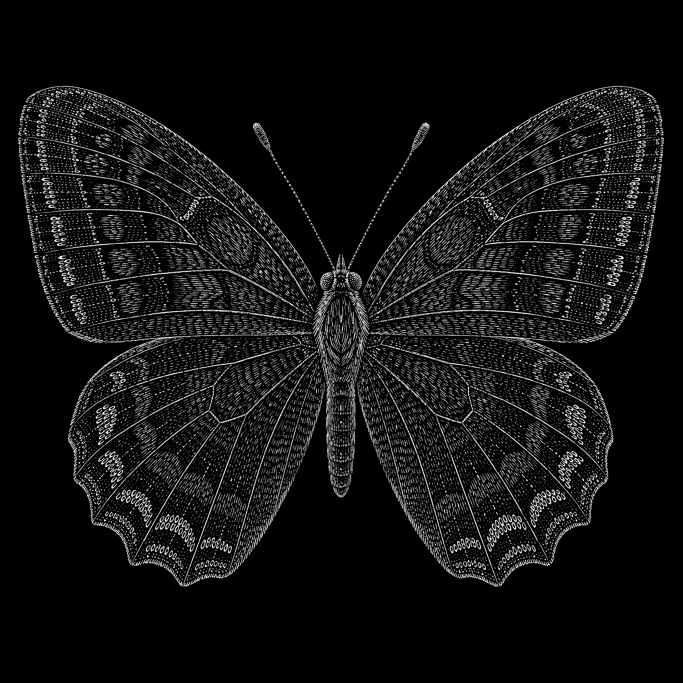
#> input picture input/butterfly.png, 2048 x 2048 px (shown at 1/3 size)
$ python sweep_butterfly_4x4_period.py --output-dir out
#> lines starting #> are read from the running program, lines starting #| are printed output that depends on the picture
### coding/python/analyze_butterfly_4x4_orders.py
import argparse
import csv
import json
import math
import sys
from collections import defaultdict
from pathlib import Path

import matplotlib
import numpy as np
from PIL import Image

matplotlib.use("Agg")
import matplotlib.pyplot as plt


ROOT = Path(__file__).resolve().parents[2]
sys.path.insert(0, str(Path(__file__).resolve().parent))
from search_circular_6x6_orders import (  # noqa: E402
    conjugate_pair_count,
    group_metadata,
    incidence_angles,
    primitive_direction,
    propagation,
    transform_indices,
)


# [12 lines left out: function parse_args, not called in this run]


def order_grid(m_start, n_start, size=4):
    return np.asarray(
        [[(m_start + row, n_start + column) for column in range(size)] for row in range(size)],
        dtype=np.int16,
    )


def tile_complexity(gray, size=4):
#> called with size = 4
    image = gray.astype(np.float64) / 255.0
    y_edges = np.linspace(0, image.shape[0], size + 1, dtype=int)
#> y_edges = [0, 512, 1024, 1536, 2048]
    x_edges = np.linspace(0, image.shape[1], size + 1, dtype=int)
#> x_edges = [0, 512, 1024, 1536, 2048]
    density = np.zeros((size, size), dtype=float)
    edge_tv = np.zeros((size, size), dtype=float)
    for row in range(size):
        for column in range(size):
            tile = image[
                y_edges[row] : y_edges[row + 1],
                x_edges[column] : x_edges[column + 1],
            ]
            density[row, column] = float(tile.mean())
            edge_tv[row, column] = float(
                (
                    np.abs(np.diff(tile, axis=0)).sum()
                    + np.abs(np.diff(tile, axis=1)).sum()
                )
                / tile.size
            )
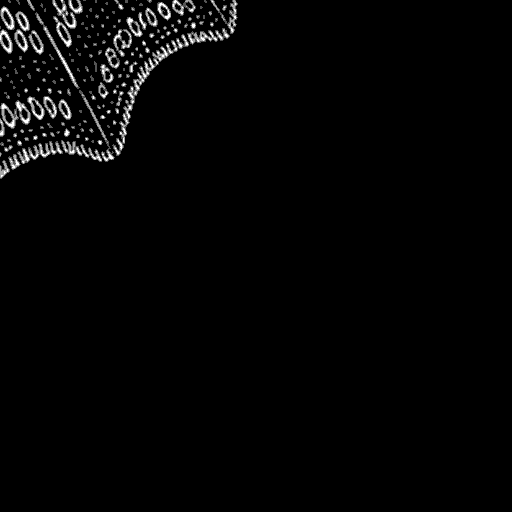
#> tile: shape (512, 512) float64; min 0, max 1, mean 0.0195
#> after the loop, density = [[0.0589, 0.0102, 0.0108, 0.0577], [0.105, 0.126, 0.129, 0.105], [0.0781, 0.126, 0.128, 0.078], [0.0203, 0.0351, 0.037, 0.0195]]; edge_tv = [[0.064, 0.0111, 0.0119, 0.0634], [0.104, 0.134, 0.138, 0.105], [0.0862, 0.138, 0.14, 0.0846], [0.0208, 0.0364, 0.037, 0.02]]
    density_n = density / density.max()
#> density_n = [[0.455, 0.0787, 0.0838, 0.446], [0.809, 0.978, 1, 0.816], [0.604, 0.976, 0.989, 0.604], [0.157, 0.272, 0.287, 0.151]]
    edge_tv_n = edge_tv / edge_tv.max()
#> edge_tv_n = [[0.457, 0.0792, 0.0853, 0.453], [0.747, 0.955, 0.986, 0.749], [0.616, 0.99, 1, 0.605], [0.148, 0.261, 0.264, 0.143]]
    complexity = 0.5 * density_n + 0.5 * edge_tv_n
#> complexity = [[0.456, 0.079, 0.0846, 0.45], [0.778, 0.967, 0.993, 0.783], [0.61, 0.983, 0.994, 0.604], [0.153, 0.266, 0.275, 0.147]]
    return density, edge_tv, density_n, edge_tv_n, complexity


# [42 lines left out: functions candidate_shifts, choose_shift, best_common_incidence, not called in this run]


def theory_full_propagation(orders, wavelength_nm, period_nm):
    step = wavelength_nm / period_nm
    center_order = orders.reshape(-1, 2).mean(axis=0)
    desired = -center_order * step
    shift = desired / max(1.0, float(np.linalg.norm(desired)))
    output, radii, captured = propagation(orders, shift, wavelength_nm, period_nm)
    theta_i, phi_i = incidence_angles(shift)
    return {
        "shift": shift,
        "output": output,
        "radii": radii,
        "captured": captured,
        "theta_i_deg": theta_i,
        "phi_i_deg": phi_i,
        "propagating_count": int(captured.sum()),
        "minimum_margin": float(1 - radii.max()),
    }


def mapping_metrics(complexity, top8, top4, orders, index_map, transform):
    _groups, group_sizes, descriptions = group_metadata(orders)
    assigned = complexity.ravel()[index_map]
    assigned_top8 = top8.ravel()[index_map]
    assigned_top4 = top4.ravel()[index_map]
    partners = group_sizes - 1
    axes = (orders[:, :, 0] == 0) | (orders[:, :, 1] == 0)
    weighted = float(np.sum(assigned * partners))
    axis_weighted = float(np.sum(assigned[axes] * partners[axes]))
    top8_weighted = float(np.sum(assigned[assigned_top8] * partners[assigned_top8]))
    score = weighted + 4 * axis_weighted + top8_weighted
    return {
        "transform": transform,
        "coupling_score": score,
        "weighted_multiple_burden": weighted,
        "axis_weighted_burden": axis_weighted,
        "top8_weighted_burden": top8_weighted,
        "top8_without_multiple": int(np.sum(assigned_top8 & (group_sizes == 1))),
        "top4_without_multiple": int(np.sum(assigned_top4 & (group_sizes == 1))),
        "high_complexity_axis_group4": int(
            np.sum(assigned_top8 & axes & (group_sizes == 4))
        ),
        "largest_group_size": int(group_sizes.max()),
        "assigned": assigned,
        "assigned_top8": assigned_top8,
        "assigned_top4": assigned_top4,
        "group_sizes": group_sizes,
        "group_descriptions": descriptions,
        "index_map": index_map,
    }


# [88 lines left out: functions symmetry_class, search, not called in this run]


def cell_overlap(center, step, samples=301):
    axis = np.linspace(-step / 2, step / 2, samples)
    xx, yy = np.meshgrid(axis + center[0], axis + center[1], indexing="xy")
    radius = np.hypot(xx, yy)
    inside = radius <= 1
    if not inside.any():
        return 0.0, math.nan, math.nan
    theta = np.degrees(np.arcsin(np.clip(radius[inside], 0, 1)))
    return float(inside.mean()), float(theta.min()), float(theta.max())


def selected_order_rows(
    recommended, details, complexity, wavelength_nm, period_nm, detail_index=2
):
    key = (recommended["m_start"], recommended["n_start"])
    selected_details = details[key]
    orders, mapping, physical = (
        selected_details[0],
        selected_details[1],
        selected_details[detail_index],
    )
    step = wavelength_nm / period_nm
    rows = []
    for grid_row in range(4):
        for grid_column in range(4):
            m, n = map(int, orders[grid_row, grid_column])
            flat = int(mapping["index_map"][grid_row, grid_column])
            source_row, source_column = divmod(flat, 4)
            ux, uy = map(float, physical["output"][grid_row * 4 + grid_column])
            radius = float(physical["radii"][grid_row * 4 + grid_column])
            propagating = bool(physical["captured"][grid_row * 4 + grid_column])
            overlap, theta_min, theta_max = cell_overlap((ux, uy), step)
            primitive_m, primitive_n = primitive_direction(m, n)
            rows.append(
                {
                    "order_grid_row": grid_row + 1,
                    "order_grid_column": grid_column + 1,
                    "source_tile_row": source_row + 1,
                    "source_tile_column": source_column + 1,
                    "m": m,
                    "n": n,
                    "complexity": float(complexity[source_row, source_column]),
                    "primitive_m": primitive_m,
                    "primitive_n": primitive_n,
                    "multiple_group_size": int(mapping["group_sizes"][grid_row, grid_column]),
                    "multiple_coupling_degree": int(
                        mapping["group_sizes"][grid_row, grid_column] - 1
                    ),
                    "multiple_group": mapping["group_descriptions"][grid_row, grid_column],
                    "on_axis": m == 0 or n == 0,
                    "ux": ux,
                    "uy": uy,
                    "u_radius": radius,
                    "uz": math.sqrt(max(0.0, 1 - radius * radius)) if propagating else math.nan,
                    "theta_out_deg": math.degrees(math.asin(radius)) if propagating else math.nan,
                    "phi_out_deg": math.degrees(math.atan2(uy, ux)),
                    "propagating": propagating,
                    "air_margin": 1 - radius,
                    "cell_ux_min": ux - step / 2,
                    "cell_ux_max": ux + step / 2,
                    "cell_uy_min": uy - step / 2,
                    "cell_uy_max": uy + step / 2,
                    "cell_air_circle_overlap_fraction": overlap,
                    "cell_theta_min_deg": theta_min,
                    "cell_theta_max_deg": theta_max,
                }
            )
    return rows


def write_csv(path, rows):
    with path.open("w", newline="", encoding="utf-8-sig") as handle:
        writer = csv.DictWriter(handle, fieldnames=list(rows[0]))
        writer.writeheader()
        writer.writerows(rows)


# [200 lines left out: functions plot_complexity, plot_order_map, main, not called in this run]


# [2 lines that do not run on import are left out]

### coding/python/search_circular_6x6_orders.py
import argparse
import csv
import json
import math
from collections import defaultdict
from pathlib import Path

import matplotlib
import numpy as np
from PIL import Image

matplotlib.use("Agg")
import matplotlib.pyplot as plt


PAPER_23_ORDERS = np.asarray(
    [(m, n) for n in range(3, -4, -1) for m in (-3, -2, -1)]
    + [(0, 2), (0, 1)],
    dtype=np.int16,
)


# [15 lines left out: function parse_args, not called in this run]


def transform_indices(size):
    base = np.arange(size * size).reshape(size, size)
    return {
        "identity": base,
        "rot90_ccw": np.rot90(base, 1),
        "rot180": np.rot90(base, 2),
        "rot270_ccw": np.rot90(base, 3),
        "mirror_lr": np.fliplr(base),
        "mirror_ud": np.flipud(base),
        "transpose": base.T,
        "anti_transpose": np.fliplr(np.flipud(base)).T,
    }


# [21 lines left out: function tile_complexity, not called in this run]


def primitive_direction(m, n):
    divisor = math.gcd(abs(int(m)), abs(int(n)))
    if divisor == 0:
        return 0, 0
    return int(m) // divisor, int(n) // divisor


# [5 lines left out: function order_grid, not called in this run]


def group_metadata(orders):
    groups = defaultdict(list)
    for row in range(orders.shape[0]):
        for column in range(orders.shape[1]):
            m, n = map(int, orders[row, column])
            groups[primitive_direction(m, n)].append((row, column, m, n))
    sizes = np.zeros(orders.shape[:2], dtype=np.int16)
    descriptions = np.empty(orders.shape[:2], dtype=object)
    for members in groups.values():
        text = ";".join(f"({m},{n})" for _r, _c, m, n in members)
        for row, column, _m, _n in members:
            sizes[row, column] = len(members)
            descriptions[row, column] = text
    return groups, sizes, descriptions


def conjugate_pair_count(orders):
    flat = {tuple(map(int, item)) for item in orders.reshape(-1, 2)}
    return sum((m, n) != (0, 0) and (-m, -n) in flat for m, n in flat) // 2


# [4 lines left out: function centered_incidence, not called in this run]


def propagation(orders, shift, wavelength_nm, period_nm):
    points = orders.reshape(-1, 2).astype(float) * (wavelength_nm / period_nm)
    output = points + np.asarray(shift, dtype=float)
    radii = np.linalg.norm(output, axis=1)
    captured = radii <= 1.0 + 1e-12
    return output, radii, captured


def incidence_angles(shift):
    radius = float(np.linalg.norm(shift))
    if radius > 1 + 1e-10:
        return float("nan"), float("nan")
    theta = math.degrees(math.asin(min(1.0, radius)))
    phi = math.degrees(math.atan2(float(shift[1]), float(shift[0])))
    return theta, phi


# [506 lines left out: functions best_common_incidence, evaluate_mapping, candidate_rows, write_csv, plot_complexity, plot_candidates and 6 more, not called in this run]


# [2 lines that do not run on import are left out]

### coding/python/sweep_butterfly_4x4_period.py
import argparse
import csv
import json
import math
import sys
from pathlib import Path

import numpy as np
from PIL import Image


ROOT = Path(__file__).resolve().parents[2]
sys.path.insert(0, str(Path(__file__).resolve().parent))
from analyze_butterfly_4x4_orders import (  # noqa: E402
    mapping_metrics,
    order_grid,
    selected_order_rows,
    theory_full_propagation,
    tile_complexity,
    transform_indices,
    write_csv,
)


PERIODS_NM = [850, 1000, 1100, 1200, 1224, 1250, 1300, 1358, 1400,
              1500, 1600, 1700, 1800, 1900, 2000, 2200, 2400]


def parse_args():
    parser = argparse.ArgumentParser(description="扫描蝴蝶4x4级次的有效衍射周期。")
    parser.add_argument("--input-file", type=Path, default=ROOT / "input/butterfly.png")
    parser.add_argument("--output-dir", type=Path, required=True)
    parser.add_argument("--wavelength-nm", type=float, default=480.0)
    return parser.parse_args()


def centered_metrics(m_start, n_start, period_nm, wavelength_nm):
    orders = order_grid(m_start, n_start)
    result = theory_full_propagation(orders, wavelength_nm, period_nm)
    step = wavelength_nm / period_nm
    desired_shift = -orders.reshape(-1, 2).mean(axis=0) * step
    centered_feasible = float(np.linalg.norm(desired_shift)) <= 1 + 1e-12
    # A local cell extends half a period beyond each outer order center.  When
    # the order square is exactly centered, the full 4x4 spectral square has
    # corner radius 2*sqrt(2)*lambda/P.
    if centered_feasible:
        incident_mode = "exactly_centered"
    else:
        incident_mode = "radially_projected_to_grazing"
    cell_corner_offsets = np.asarray(
        [[sx * step / 2, sy * step / 2] for sx in (-1, 1) for sy in (-1, 1)]
    )
    centers = result["output"]
    maximum_cell_corner_radius = max(
        float(np.linalg.norm(center + offset))
        for center in centers
        for offset in cell_corner_offsets
    )
    full_cell_square_inside = maximum_cell_corner_radius <= 1 + 1e-12
    fov = 2 * math.degrees(math.asin(min(1.0, 2 * step)))
    return {
        "period_nm": period_nm,
        "order_m_range": f"{m_start}..{m_start + 3}",
        "order_n_range": f"{n_start}..{n_start + 3}",
        "step_lambda_over_P": step,
        "centered_incident_norm": float(np.linalg.norm(desired_shift)),
        "centered_incidence_feasible": centered_feasible,
        "incident_mode": incident_mode,
        "theta_i_deg": result["theta_i_deg"],
        "phi_i_deg": result["phi_i_deg"],
        "propagating_centers": result["propagating_count"],
        "minimum_center_margin": result["minimum_margin"],
        "full_4x4_cell_square_inside_air_circle": full_cell_square_inside,
        "maximum_cell_corner_radius": maximum_cell_corner_radius,
        "circular_fov_deg": fov,
    }, result


def mapping_for(complexity, orders, transform):
    rank = np.argsort(complexity.ravel())[::-1]
    top8 = np.zeros(16, dtype=bool)
    top4 = np.zeros(16, dtype=bool)
    top8[rank[:8]] = True
    top4[rank[:4]] = True
    return mapping_metrics(
        complexity,
        top8.reshape(4, 4),
        top4.reshape(4, 4),
        orders,
        transform_indices(4)[transform],
        transform,
    )


def main():
    args = parse_args()
    args.output_dir.mkdir(parents=True, exist_ok=False)
    gray = np.asarray(Image.open(args.input_file).convert("L"))
    complexity = tile_complexity(gray)[-1]
    strategies = [
        ("high_fov_one_axis", -2, 1, "rot90_ccw"),
        ("axis_free", 1, 1, "rot180"),
    ]
    sweep_rows = []
    p2000_summary = []
    for name, m_start, n_start, transform in strategies:
        orders = order_grid(m_start, n_start)
        mapping = mapping_for(complexity, orders, transform)
        details = {(m_start, n_start): (orders, mapping, None, None)}
        for period in PERIODS_NM:
            row, result = centered_metrics(m_start, n_start, period, args.wavelength_nm)
            row["strategy"] = name
            row["transform"] = transform
            row["axis_order_count"] = int(np.sum((orders[:, :, 0] == 0) | (orders[:, :, 1] == 0)))
            row["top4_without_multiple"] = mapping["top4_without_multiple"]
            row["largest_multiple_group"] = mapping["largest_group_size"]
            sweep_rows.append(row)
            if period == 2000:
                details[(m_start, n_start)] = (orders, mapping, result, result)
                recommended = {"m_start": m_start, "n_start": n_start}
                order_rows = selected_order_rows(
                    recommended, details, complexity, args.wavelength_nm, period, detail_index=2
                )
                write_csv(args.output_dir / f"{name}_P2000_order_data.csv", order_rows)
                p2000_summary.append({**row, "coupling_score": mapping["coupling_score"]})
#> this loop made 2 passes
#> rank in mapping_for on passes 1 to 2: [10, 6, 9, 5, 7, 4, 8, 11, 0, 3, 14, 13, 12, 15, 2, 1], [10, 6, 9, 5, 7, 4, 8, 11, 0, 3, 14, 13, 12, 15, 2, 1]
#> after the loop, p2000_summary = 2 items; sweep_rows = 34 items
    write_csv(args.output_dir / "period_sweep.csv", sweep_rows)
    with (args.output_dir / "summary.json").open("w", encoding="utf-8") as handle:
        json.dump(
            {
                "wavelength_nm": args.wavelength_nm,
                "periods_nm": PERIODS_NM,
                "p2000": p2000_summary,
                "thresholds_nm": {
                    "one_axis_exact_centering": args.wavelength_nm * math.sqrt(6.5),
                    "one_axis_full_cells_when_centered": 2 * math.sqrt(2) * args.wavelength_nm,
                    "axis_free_all_centers_at_grazing": 2 * math.sqrt(2) * args.wavelength_nm,
                    "axis_free_full_cells_at_grazing": 2.25 * math.sqrt(2) * args.wavelength_nm,
                    "axis_free_exact_centering": args.wavelength_nm * math.sqrt(12.5),
                },
            },
            handle,
            ensure_ascii=False,
            indent=2,
        )


if __name__ == "__main__":
    main()

$ run again, with input/block_test.png copied over input/butterfly.png
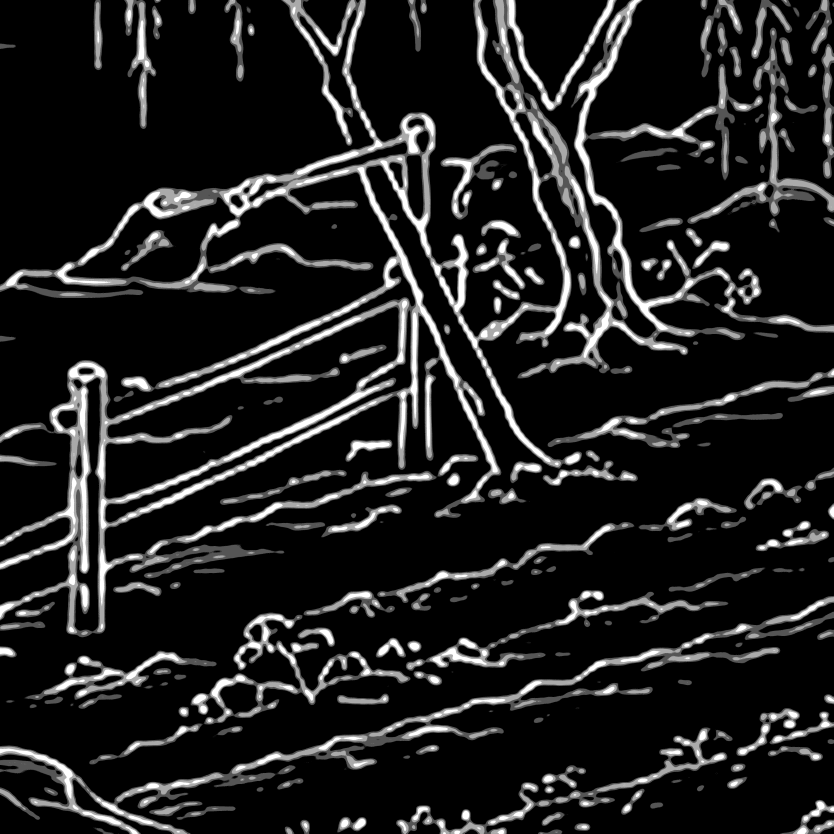
#> input picture input/block_test.png, 5000 x 5000 px (shown at 1/6 size)
#> in main, gray is the input picture: shape (5000, 5000); min 0, max 255, mean 32.8
#> after the loop in tile_complexity, `for row in range(size):`:
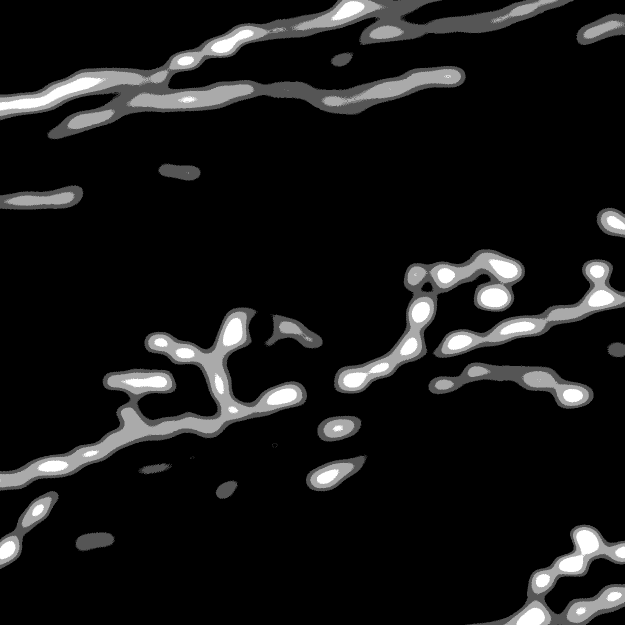
#> tile: shape (1250, 1250) float64 (shown at 1/2 size); min 0, max 1, mean 0.0923
#> after the loop in tile_complexity, `for row in range(size):`: density = [[0.0489, 0.145, 0.19, 0.127], [0.11, 0.166, 0.202, 0.112], [0.185, 0.129, 0.115, 0.0779], [0.126, 0.125, 0.108, 0.0923]]; edge_tv = [[0.00468, 0.0138, 0.0178, 0.0175], [0.0113, 0.0161, 0.0189, 0.0131], [0.0185, 0.014, 0.0128, 0.0108], [0.0154, 0.015, 0.0134, 0.0114]]
#> density_n = [[0.242, 0.715, 0.939, 0.63], [0.545, 0.822, 1, 0.553], [0.914, 0.637, 0.566, 0.385], [0.624, 0.618, 0.532, 0.456]]
#> edge_tv_n = [[0.248, 0.731, 0.942, 0.928], [0.6, 0.85, 1, 0.694], [0.977, 0.741, 0.675, 0.574], [0.812, 0.793, 0.707, 0.604]]
#> in tile_complexity, `complexity = 0.5 * density_n + 0.5 * edge_tv_n`: complexity = [[0.245, 0.723, 0.941, 0.779], [0.572, 0.836, 1, 0.623], [0.945, 0.689, 0.621, 0.479], [0.718, 0.706, 0.62, 0.53]]
#> the loop in main, `for name, m_start, n_start, transform in strategies:` made 2 passes
#> rank in mapping_for on passes 1 to 2: [6, 8, 2, 5, 3, 1, 12, 13, 9, 7, 10, 14, 4, 15, 11, 0], [6, 8, 2, 5, 3, 1, 12, 13, 9, 7, 10, 14, 4, 15, 11, 0]
#> after the loop in main, `for name, m_start, n_start, transform in strategies:`: p2000_summary = 2 items; sweep_rows = 34 items

$ run again, with input/easy_picture.png copied over input/butterfly.png
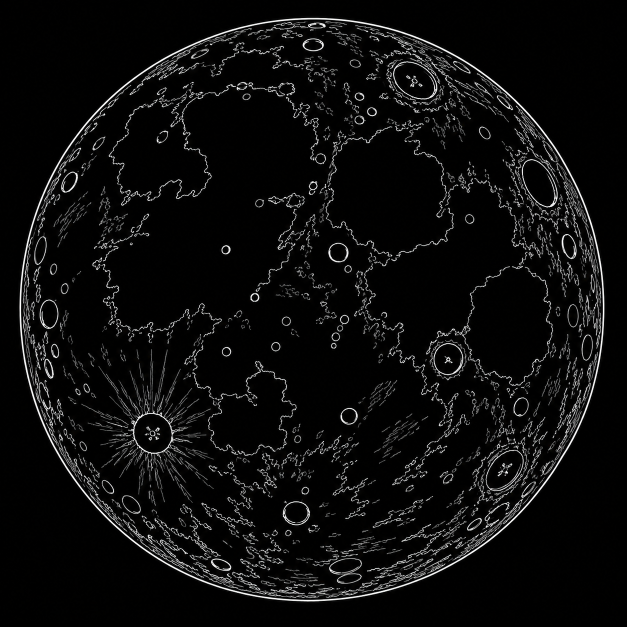
#> input picture input/easy_picture.png, 1254 x 1254 px (shown at 1/2 size)
#> after the loop in tile_complexity, `for row in range(size):`:
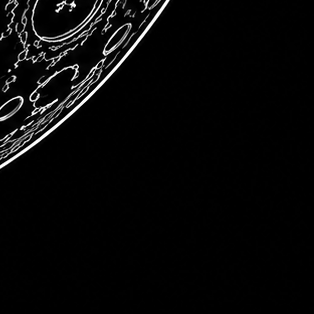
#> tile: shape (314, 314) float64; min 0, max 1, mean 0.0323
#> after the loop in tile_complexity, `for row in range(size):`: density = [[0.0203, 0.0568, 0.0776, 0.0254], [0.0543, 0.0242, 0.0312, 0.0729], [0.0739, 0.0493, 0.0494, 0.0682], [0.027, 0.077, 0.0685, 0.0323]]; edge_tv = [[0.0261, 0.0768, 0.106, 0.0352], [0.073, 0.0366, 0.0457, 0.0977], [0.0979, 0.0752, 0.0757, 0.0932], [0.0367, 0.107, 0.0951, 0.0444]]
#> density_n = [[0.261, 0.733, 1, 0.327], [0.699, 0.312, 0.403, 0.94], [0.953, 0.636, 0.636, 0.878], [0.348, 0.992, 0.882, 0.416]]
#> edge_tv_n = [[0.243, 0.716, 0.989, 0.328], [0.68, 0.341, 0.426, 0.91], [0.912, 0.7, 0.705, 0.868], [0.341, 1, 0.886, 0.413]]
#> in tile_complexity, `complexity = 0.5 * density_n + 0.5 * edge_tv_n`: complexity = [[0.252, 0.724, 0.994, 0.327], [0.689, 0.326, 0.414, 0.925], [0.932, 0.668, 0.671, 0.873], [0.345, 0.996, 0.884, 0.414]]
#> the loop in main, `for name, m_start, n_start, transform in strategies:` made 2 passes
#> rank in mapping_for on passes 1 to 2: [13, 2, 8, 7, 14, 11, 1, 4, 10, 9, 15, 6, 12, 3, 5, 0], [13, 2, 8, 7, 14, 11, 1, 4, 10, 9, 15, 6, 12, 3, 5, 0]
#> after the loop in main, `for name, m_start, n_start, transform in strategies:`: p2000_summary = 2 items; sweep_rows = 34 items
